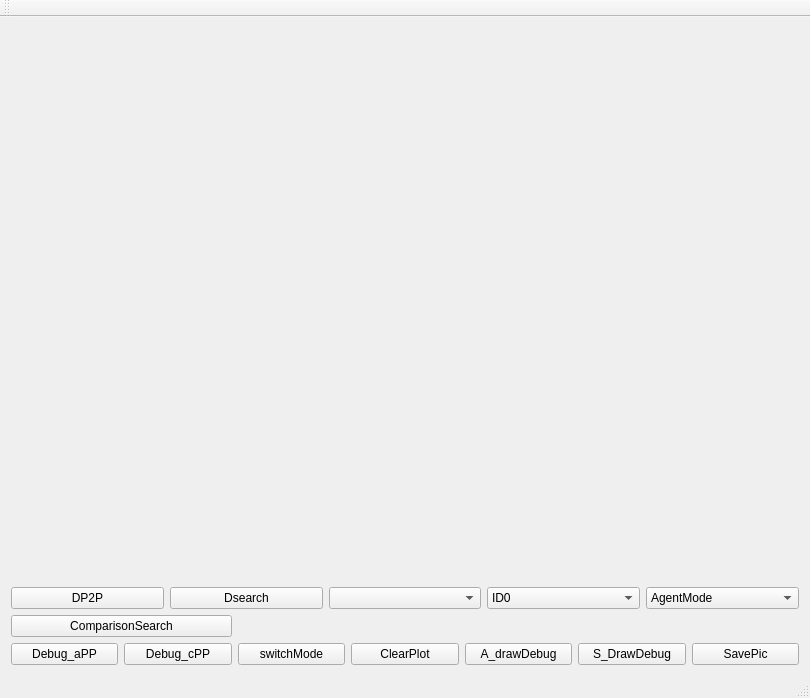
<?xml version="1.0" encoding="UTF-8"?>
<ui version="4.0">
 <class>MainWindow</class>
 <widget class="QMainWindow" name="MainWindow">
  <property name="geometry">
   <rect>
    <x>0</x>
    <y>0</y>
    <width>810</width>
    <height>698</height>
   </rect>
  </property>
  <property name="windowTitle">
   <string>MainWindow</string>
  </property>
  <widget class="QWidget" name="centralWidget">
   <layout class="QGridLayout" name="gridLayout">
    <item row="4" column="2">
     <widget class="QPushButton" name="pushButton_3">
      <property name="text">
       <string>switchMode</string>
      </property>
     </widget>
    </item>
    <item row="4" column="3">
     <widget class="QPushButton" name="pushButton_5">
      <property name="text">
       <string>ClearPlot</string>
      </property>
     </widget>
    </item>
    <item row="4" column="4">
     <widget class="QPushButton" name="pushButton_9">
      <property name="text">
       <string>A_drawDebug</string>
      </property>
     </widget>
    </item>
    <item row="4" column="0">
     <widget class="QPushButton" name="pushButton">
      <property name="text">
       <string>Debug_aPP</string>
      </property>
     </widget>
    </item>
    <item row="0" column="0" colspan="7">
     <widget class="QCustomPlot" name="QGraph" native="true"/>
    </item>
    <item row="1" column="0" colspan="7">
     <layout class="QHBoxLayout" name="horizontalLayout">
      <item>
       <widget class="QPushButton" name="pushButton_4">
        <property name="text">
         <string>DP2P</string>
        </property>
       </widget>
      </item>
      <item>
       <widget class="QPushButton" name="pushButton_8">
        <property name="text">
         <string>Dsearch</string>
        </property>
       </widget>
      </item>
      <item>
       <widget class="QComboBox" name="comboBox">
        <property name="styleSheet">
         <string notr="true">
font: 12pt &quot;Ubuntu&quot;;</string>
        </property>
        <item>
         <property name="text">
          <string/>
         </property>
        </item>
        <item>
         <property name="text">
          <string>Aggregation</string>
         </property>
        </item>
        <item>
         <property name="text">
          <string>Search</string>
         </property>
        </item>
        <item>
         <property name="text">
          <string>Human_avoid</string>
         </property>
        </item>
        <item>
         <property name="text">
          <string>Human_way</string>
         </property>
        </item>
        <item>
         <property name="text">
          <string>Scout</string>
         </property>
        </item>
        <item>
         <property name="text">
          <string>VirtualTarget</string>
         </property>
        </item>
       </widget>
      </item>
      <item>
       <widget class="QComboBox" name="comboBox_2">
        <item>
         <property name="text">
          <string>ID0</string>
         </property>
        </item>
        <item>
         <property name="text">
          <string>ID1</string>
         </property>
        </item>
        <item>
         <property name="text">
          <string>ID2</string>
         </property>
        </item>
        <item>
         <property name="text">
          <string>ID3</string>
         </property>
        </item>
       </widget>
      </item>
      <item>
       <widget class="QComboBox" name="comboBox_3">
        <item>
         <property name="text">
          <string>AgentMode</string>
         </property>
        </item>
        <item>
         <property name="text">
          <string>GroupMode</string>
         </property>
        </item>
       </widget>
      </item>
     </layout>
    </item>
    <item row="4" column="5">
     <widget class="QPushButton" name="pushButton_6">
      <property name="text">
       <string>S_DrawDebug</string>
      </property>
     </widget>
    </item>
    <item row="4" column="6">
     <widget class="QPushButton" name="pushButton_7">
      <property name="text">
       <string>SavePic</string>
      </property>
     </widget>
    </item>
    <item row="4" column="1">
     <widget class="QPushButton" name="pushButton_2">
      <property name="text">
       <string>Debug_cPP</string>
      </property>
     </widget>
    </item>
    <item row="3" column="0" colspan="2">
     <widget class="QPushButton" name="ComparisonSearch">
      <property name="text">
       <string>ComparisonSearch</string>
      </property>
     </widget>
    </item>
   </layout>
  </widget>
  <widget class="QMenuBar" name="menuBar">
   <property name="geometry">
    <rect>
     <x>0</x>
     <y>0</y>
     <width>810</width>
     <height>28</height>
    </rect>
   </property>
  </widget>
  <widget class="QToolBar" name="mainToolBar">
   <attribute name="toolBarArea">
    <enum>TopToolBarArea</enum>
   </attribute>
   <attribute name="toolBarBreak">
    <bool>false</bool>
   </attribute>
  </widget>
  <widget class="QStatusBar" name="statusBar"/>
 </widget>
 <layoutdefault spacing="6" margin="11"/>
 <customwidgets>
  <customwidget>
   <class>QCustomPlot</class>
   <extends>QWidget</extends>
   <header>qcustomplot.h</header>
   <container>1</container>
  </customwidget>
 </customwidgets>
 <resources/>
 <connections/>
</ui>
